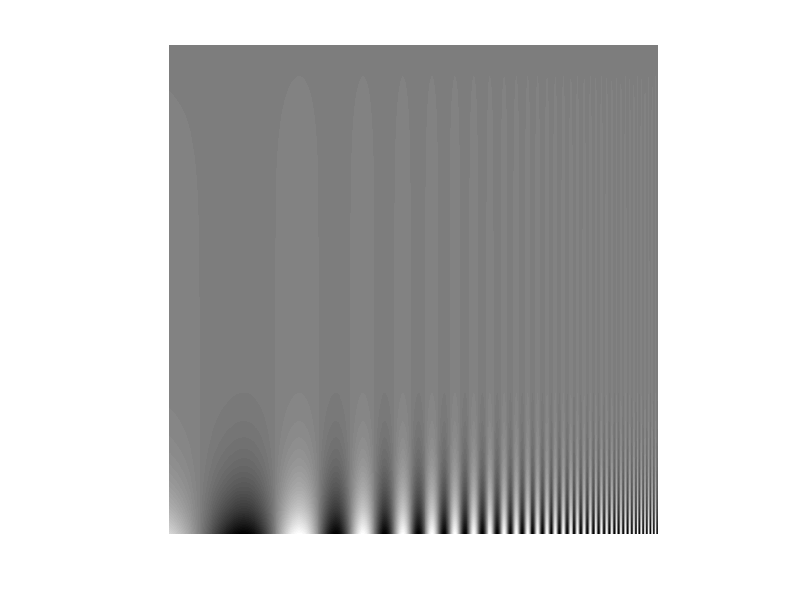

Reproduce this figure in MATLAB. (Note: this script raises an error after producing the figure.)
imgNegra = zeros(1500,1500);

wDeg = 1;  %size of image (in degrees)
nPix = 1000;  %resolution of image (pixels);

[x,y] = meshgrid(linspace(-wDeg/2,wDeg/2,nPix+1));

expo = 0.8*4.5*exp(4.5*x);
figure(2)
func = (sin(2*pi*expo).*exp(y*12));

imagesc(func);
axis equal
axis off
colormap("gray")

impixelinfo;